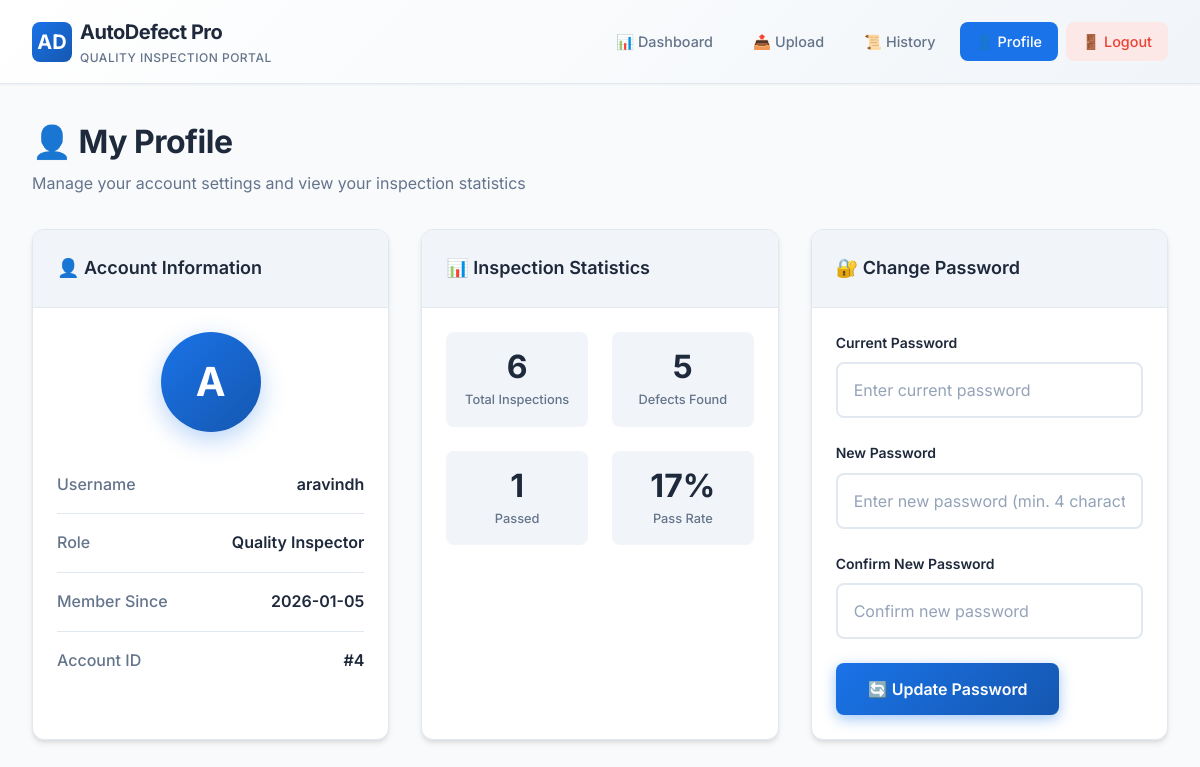
Page /profile (signed in) on the committed database.
### tables this page shows
CREATE TABLE users (
            id INTEGER PRIMARY KEY AUTOINCREMENT,
            username TEXT UNIQUE NOT NULL,
            password_hash TEXT NOT NULL,
            created_at TIMESTAMP DEFAULT CURRENT_TIMESTAMP
        );

### app.py (the view, shortened to what this page needs)
@app.route("/profile", methods=["GET", "POST"])
def profile():
    if "user_id" not in session:
        return redirect(url_for("login"))
    conn = get_db_connection()
    user = conn.execute(
        "SELECT * FROM users WHERE id = ?", (session["user_id"],)
    ).fetchone()
    total_inspections = conn.execute(
        "SELECT COUNT(*) as count FROM detection_history WHERE user_id = ?",
        (session["user_id"],)
    ).fetchone()["count"]
    broken_count = conn.execute(
        "SELECT COUNT(*) as count FROM detection_history WHERE user_id = ? AND vehicle_status = 'Broken'",
        (session["user_id"],)
    ).fetchone()["count"]
    non_broken_count = conn.execute(
        "SELECT COUNT(*) as count FROM detection_history WHERE user_id = ? AND vehicle_status = 'Non-Broken'",
        (session["user_id"],)
    ).fetchone()["count"]
    conn.close()
    return render_template(
        "profile.html",
        username=session["username"],
        user=user,
        total_inspections=total_inspections,
        broken_count=broken_count,
        non_broken_count=non_broken_count
    )

### app.py (called while the page is built)
def get_db_connection():
    conn = sqlite3.connect(DATABASE_PATH)
    conn.row_factory = sqlite3.Row
    return conn

### templates/profile.html (shortened to what this page needs)
{% extends "base.html" %}
{% block content %}
<div class="main-container">
    <div class="page-header">
        <h1 class="page-title">👤 My Profile</h1>
        <p class="page-subtitle">Manage your account settings and view your inspection statistics</p>
    </div>
    <div class="profile-grid">
        <div class="card profile-card">
            <div class="card-header">
                <h3 class="card-title">👤 Account Information</h3>
            </div>
            <div class="card-body">
                <div class="profile-avatar">
                    <div class="avatar-circle">{{ username[0]|upper }}</div>
                </div>
                <div class="profile-info">
                    <div class="profile-info-item">
                        <span class="profile-label">Username</span>
                        <span class="profile-value">{{ username }}</span>
                    </div>
                    <div class="profile-info-item">
                        <span class="profile-label">Role</span>
                        <span class="profile-value">Quality Inspector</span>
                    </div>
                    <div class="profile-info-item">
                        <span class="profile-label">Member Since</span>
                        <span class="profile-value">{{ user['created_at'][:10] if user['created_at'] else 'N/A'
                            }}</span>
                    </div>
                    <div class="profile-info-item">
                        <span class="profile-label">Account ID</span>
                        <span class="profile-value">#{{ user['id'] }}</span>
                    </div>
                </div>
            </div>
        </div>
        <div class="card">
            <div class="card-header">
                <h3 class="card-title">📊 Inspection Statistics</h3>
            </div>
            <div class="card-body">
                <div class="profile-stats">
                    <div class="profile-stat">
                        <div class="profile-stat-value">{{ total_inspections }}</div>
                        <div class="profile-stat-label">Total Inspections</div>
                    </div>
                    <div class="profile-stat">
                        <div class="profile-stat-value text-danger">{{ broken_count }}</div>
                        <div class="profile-stat-label">Defects Found</div>
                    </div>
                    <div class="profile-stat">
                        <div class="profile-stat-value text-success">{{ non_broken_count }}</div>
                        <div class="profile-stat-label">Passed</div>
                    </div>
                    <div class="profile-stat">
                        <div class="profile-stat-value text-primary">
                            {% if total_inspections > 0 %}
                            {{ ((non_broken_count / total_inspections) * 100)|round|int }}%
                            {% else %}
                            0%
                            {% endif %}
                        </div>
                        <div class="profile-stat-label">Pass Rate</div>
                    </div>
                </div>
            </div>
        </div>
        <div class="card">
            <div class="card-header">
                <h3 class="card-title">🔐 Change Password</h3>
            </div>
            <div class="card-body">
                <form method="POST" action="{{ url_for('profile') }}">
                    <div class="form-group">
                        <label for="current_password" class="form-label">Current Password</label>
                        <input type="password" id="current_password" name="current_password" class="form-input"
                            placeholder="Enter current password" required>
                    </div>
                    <div class="form-group">
                        <label for="new_password" class="form-label">New Password</label>
                        <input type="password" id="new_password" name="new_password" class="form-input"
                            placeholder="Enter new password (min. 4 characters)" minlength="4" required>
                    </div>
                    <div class="form-group">
                        <label for="confirm_password" class="form-label">Confirm New Password</label>
                        <input type="password" id="confirm_password" name="confirm_password" class="form-input"
                            placeholder="Confirm new password" minlength="4" required>
                    </div>
                    <button type="submit" class="btn btn-primary">🔄 Update Password</button>
                </form>
            </div>
        </div>
    </div>
</div>
{% endblock %}

### rows in the picture
users: username "aravindh", created_at "2026-01-05", id "4"

### other values in the picture
{{ username[0]|upper }} "A"
{{ total_inspections }} "6"
{{ broken_count }} "5"
{{ non_broken_count }} "1"
{{ ((non_broken_count / total_inspections) * 100)|round|int }} "17"
